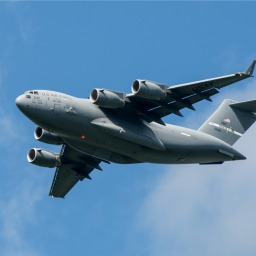
#> input picture MachingLearning/chapter8/images/plane_256x256.jpg, 256 x 256 px
$ python '8.11 canny.py'
#> lines starting #> are read from the running program, lines starting #| are printed output that depends on the picture; after the words box and inside, x2 and y2 are one past the last pixel; in counts of white or black regions, pixels touching at a corner belong together
# 边缘检测
import cv2
import numpy as np
from matplotlib import  pyplot as plt

image_gray = cv2.imread("images/plane_256x256.jpg",cv2.IMREAD_GRAYSCALE)
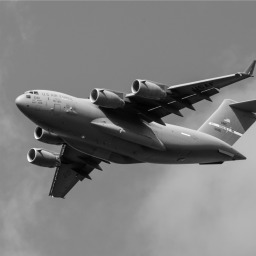
#> image_gray: shape (256, 256); min 0, max 252, mean 124.4
# 计算像素强度的中位数
median_intensity = np.median(image_gray)
#> median_intensity = 132
# 设置低阈值和高阈值
lower_threshold = int(max(0,(1.0 - 0.33) * median_intensity))
#> lower_threshold = 88
upper_threshold = int(max(255,(1.0 + 0.33) * median_intensity))
#> upper_threshold = 255

# 应用Canny边缘检测器
image_canny = cv2.Canny(image_gray,lower_threshold,upper_threshold)
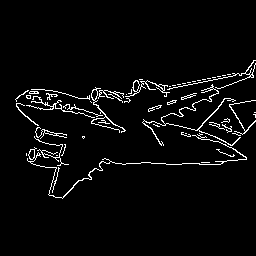
#> image_canny: shape (256, 256); 3.8% white in thin lines or dots, all inside (x1, y1, x2, y2) = (15, 60, 256, 199)

plt.imshow(image_canny,cmap="gray"),plt.axis("off")
plt.show()

$ run again, with MachingLearning/chapter8/images/plane_new.jpg copied over MachingLearning/chapter8/images/plane_256x256.jpg
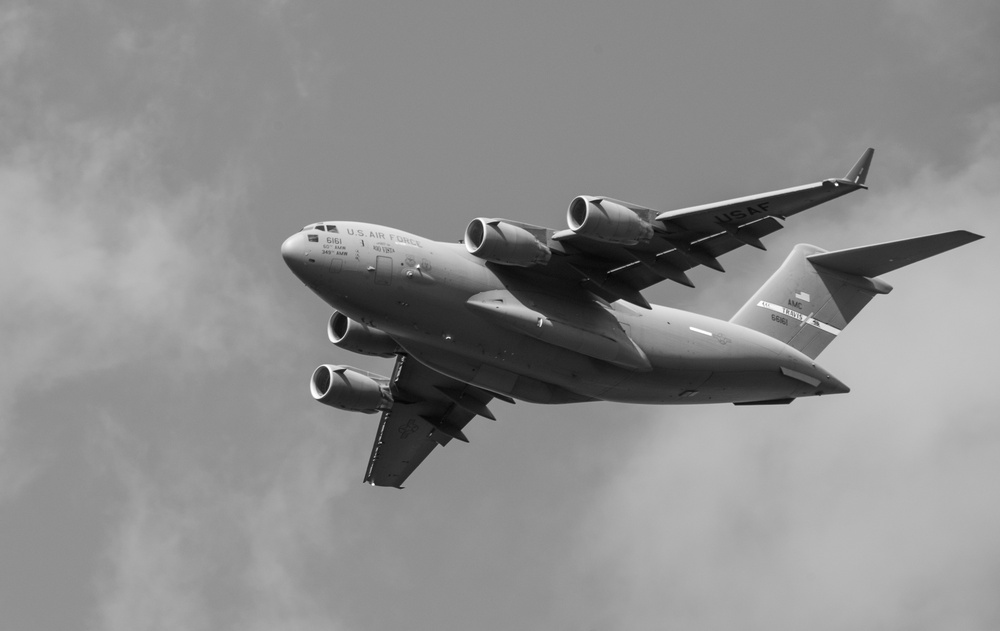
#> input picture MachingLearning/chapter8/images/plane_new.jpg, 1000 x 631 px, shrunk from 3600 x 2270 before the run
#> image_gray is the input picture: shape (631, 1000); min 3, max 255, mean 140.7
#> median_intensity = 145
#> lower_threshold = 97
#> upper_threshold = 255
#> `image_canny = cv2.Canny(image_gray,lower_threshold,upper_threshold)`:
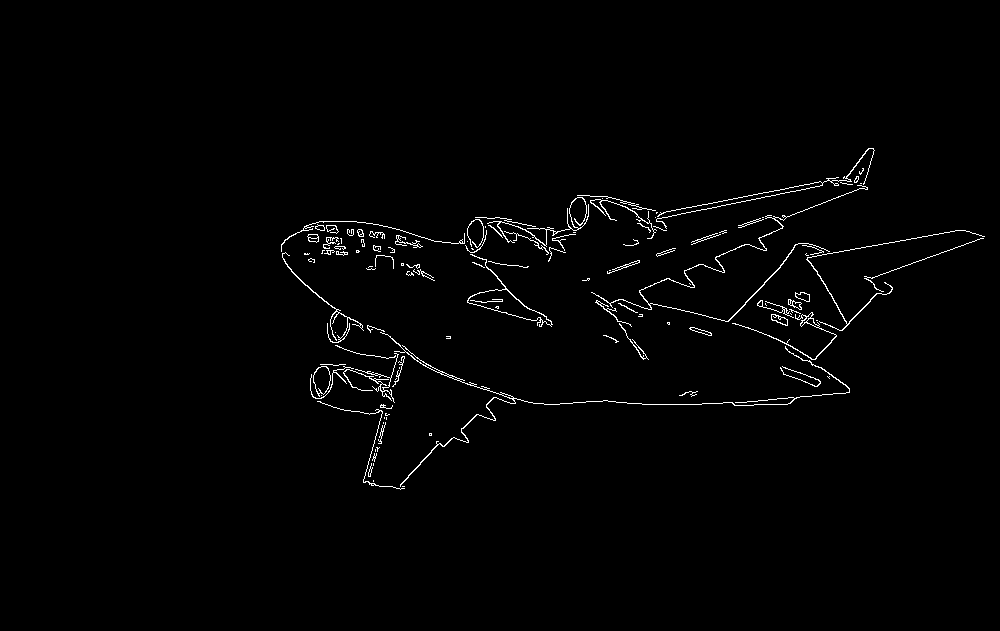
#> image_canny: shape (631, 1000); 1.3% white in thin lines or dots, all inside (x1, y1, x2, y2) = (281, 148, 985, 490)
